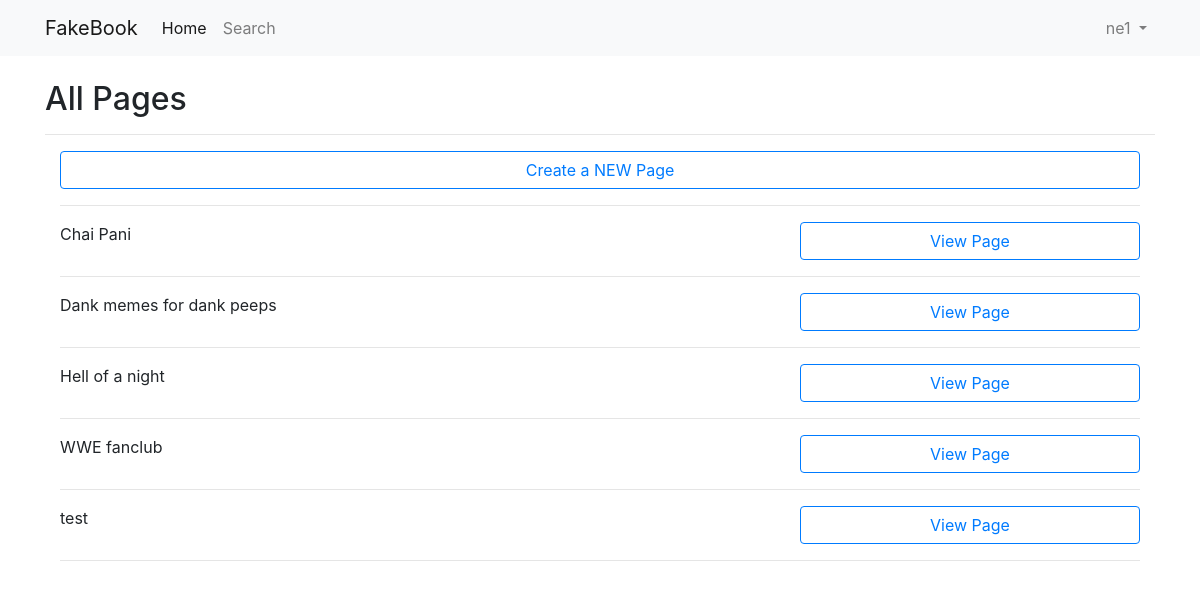
Page /pages/show (signed in) on the committed database.
### core/models.py (models this page shows)
class Pages(models.Model):
    page_name= models.CharField(max_length=30, unique=True)
    page_des=models.CharField(max_length=100)
    page_admin=models.CharField(max_length=30)

### core/views.py (the view, shortened to what this page needs)
# urls.py: path('pages/<name>',views.listpages,name='pages'),
def listpages(request,name):
    if name=="show":
        allpages=Pages.objects.filter().order_by('page_name')
        return render(request,'pages/listpages.html',{'allpages':allpages})

### social_site/templates/pages/listpages.html
{% extends "../registration/base.html" %}
{% block content %}
    <h2>All Pages</h2>
    <hr>
    <div class="container-fluid">
         <a href = "{% url 'createpage' %}" class="btn btn-outline-primary btn-block">Create a NEW Page</a>
         <hr>
    </div>
    <div class="container-fluid">
            {% for page in allpages %}
                <div class="row">
                    <div class="col-8">
                        {{page.page_name}}
                    </div>
                    <div class="col-sm">
                        <a href = "{% url 'pages' page.page_name %}" class="btn btn-outline-primary btn-block">View Page</a>
                     </div>
                </div>
                 <hr>
            {% endfor %}
        </div>
{% endblock %}

### social_site/templates/registration/base.html (shortened to what this page needs)
<!doctype html>
<html lang="en">
  <head>
    <link rel="stylesheet" href="https://stackpath.bootstrapcdn.com/bootstrap/4.3.1/css/bootstrap.min.css">
  </head>
  <body>
<nav class="navbar navbar-expand-lg navbar-light bg-light mb-4">
<div class="container">
  <a class="navbar-brand" href="">FakeBook</a>
  <div class="collapse navbar-collapse" id="navbarSupportedContent">
    <ul class="navbar-nav mr-auto">
      <li class="nav-item active">
        <a class="nav-link" href="{% url 'home' %}">Home <span class="sr-only">(current)</span></a>
      </li>
      <li class="nav-item">
        <a class="nav-link" href="{% url 'search' %}">Search</a>
      </li>
    </ul>
    {% if user.is_authenticated %}
       <ul class="navbar-nav">
        <li class="nav-item dropdown">
        <a class="nav-link dropdown-toggle" href="#" id="navbarDropdown" role="button" data-toggle="dropdown" aria-haspopup="true" aria-expanded="false">
          {{ user.username }}
        </a>
      </li>
    </ul>
    {% else %}
      <form class="form-inline my-2 my-lg-0">
        <a href = "{% url 'login' %}" class="btn btn-outline-success my-2 my-sm-0">Login</a>
      </form>
     {% endif %}
  </div>
  </div>
</nav>
  <div class="container">
    {% block content %}
    {% endblock %}
  </body>
</html>

### rows in the picture
Pages: page_name "Chai Pani"
Pages: page_name "Dank memes for dank peeps"
Pages: page_name "Hell of a night"
Pages: page_name "WWE fanclub"
Pages: page_name "test"

### other values in the picture
{{ user.username }} "ne1"
